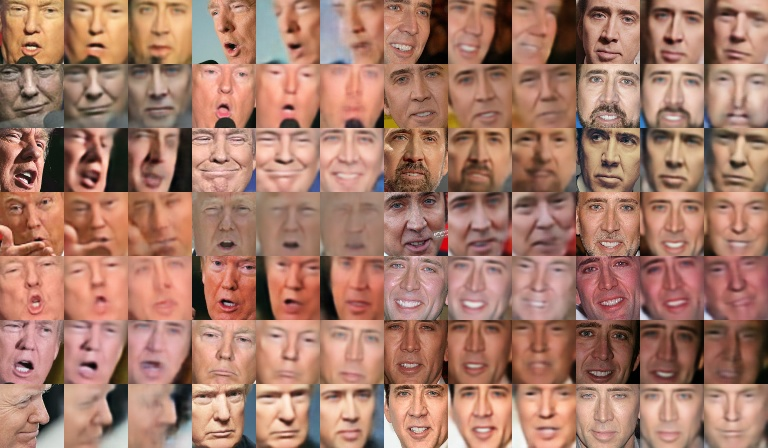
#> input picture 9000.jpg, 768 x 448 px
$ python -i image_augmentation.py   (imports and definitions only)
#> lines starting #> are read from the running program, lines starting #| are printed output that depends on the picture
import cv2
import numpy

from umeyama import umeyama

random_transform_args = {
    'rotation_range': 10,
    'zoom_range': 0.05,
    'shift_range': 0.05,
    'random_flip': 0.4,
}


def random_transform(image, rotation_range, zoom_range, shift_range, random_flip):
    h, w = image.shape[0:2]
    rotation = numpy.random.uniform(-rotation_range, rotation_range)
    scale = numpy.random.uniform(1 - zoom_range, 1 + zoom_range)
    tx = numpy.random.uniform(-shift_range, shift_range) * w
    ty = numpy.random.uniform(-shift_range, shift_range) * h
    mat = cv2.getRotationMatrix2D((w // 2, h // 2), rotation, scale)
    mat[:, 2] += (tx, ty)
    result = cv2.warpAffine(image, mat, (w, h), borderMode=cv2.BORDER_REPLICATE)
    if numpy.random.random() < random_flip:
        result = result[:, ::-1]
    return result


# get pair of random warped images from aligened face image
def random_warp(image):
    assert image.shape == (256, 256, 3)
    range_ = numpy.linspace(128 - 80, 128 + 80, 5)
    mapx = numpy.broadcast_to(range_, (5, 5))
    mapy = mapx.T

    mapx = mapx + numpy.random.normal(size=(5, 5), scale=5)
    mapy = mapy + numpy.random.normal(size=(5, 5), scale=5)

    interp_mapx = cv2.resize(mapx, (80, 80))[8:72, 8:72].astype('float32')
    interp_mapy = cv2.resize(mapy, (80, 80))[8:72, 8:72].astype('float32')

    warped_image = cv2.remap(image, interp_mapx, interp_mapy, cv2.INTER_LINEAR)

    src_points = numpy.stack([mapx.ravel(), mapy.ravel()], axis=-1)
    dst_points = numpy.mgrid[0:65:16, 0:65:16].T.reshape(-1, 2)
    mat = umeyama(src_points, dst_points, True)[0:2]

    target_image = cv2.warpAffine(image, mat, (64, 64))

    return warped_image, target_image

>>> import cv2
>>> picture = cv2.imread('9000.jpg', cv2.IMREAD_GRAYSCALE)
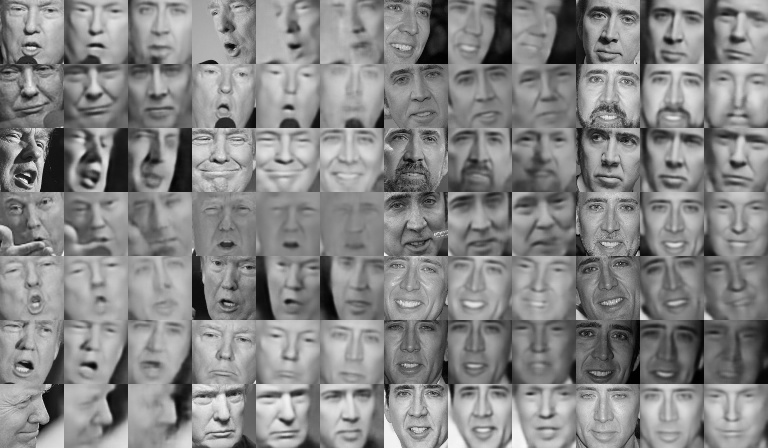
#> picture: shape (448, 768); min 0, max 255, mean 133.8
#> (the run stopped early here; a loop or call above may not have finished)
